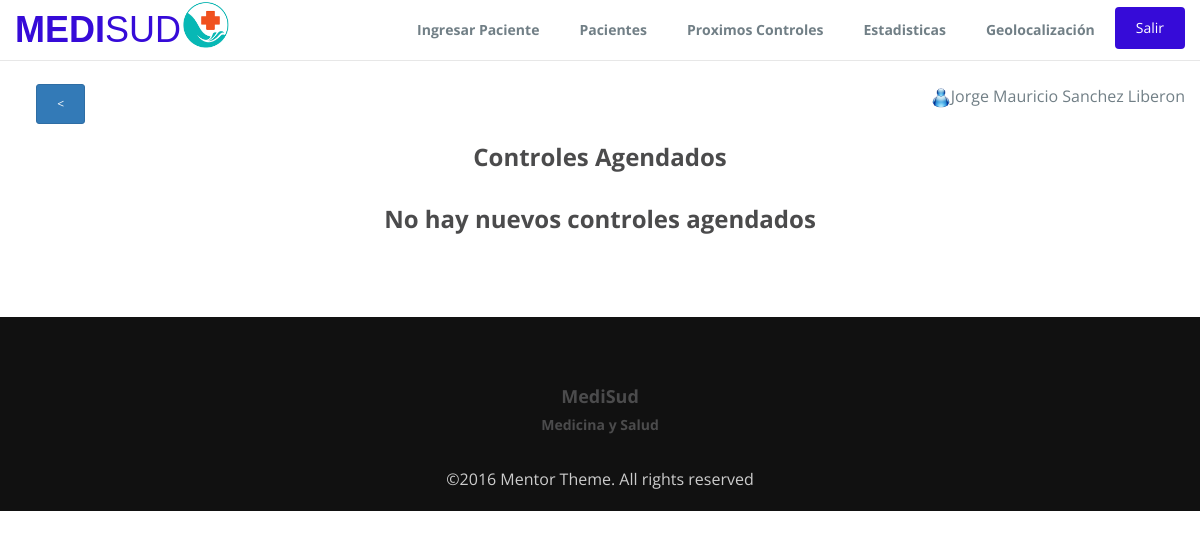
Before: /ProxControles.php (signed in) with the older database file.
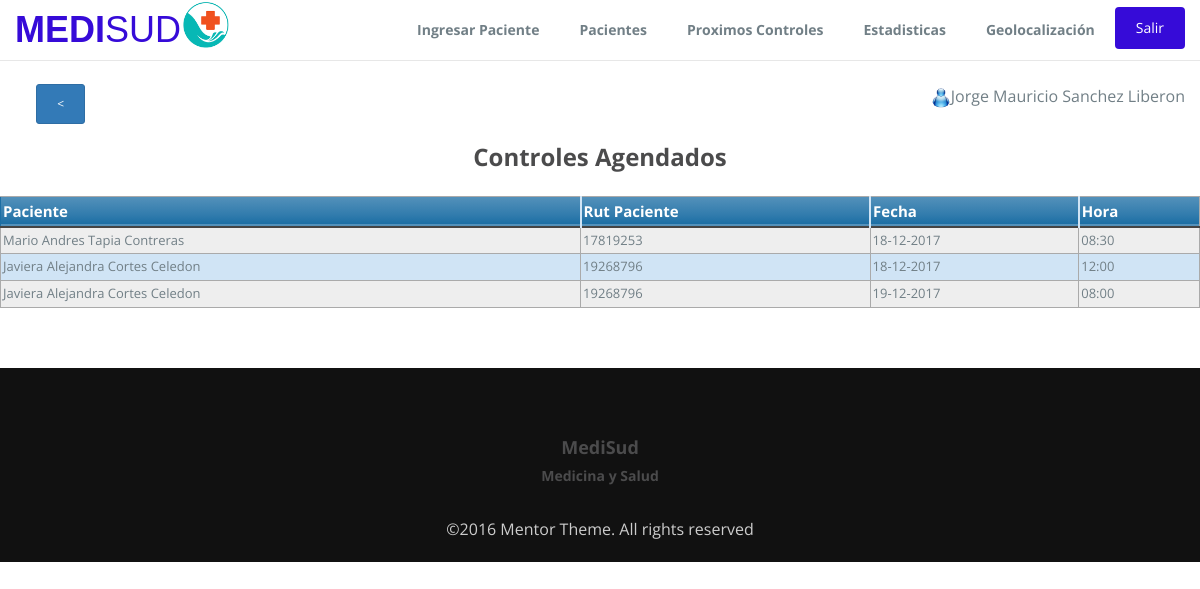
After: the same page with the newer database file.
### tables this page shows
CREATE TABLE `agendarcontrol` (
  `nombrePac` varchar(80) NOT NULL,
  `rutPac` int(8) NOT NULL,
  `nombreMed` varchar(80) NOT NULL,
  `fecha` varchar(10) NOT NULL,
  `hora` varchar(8) NOT NULL
);

### ProxControles.php (the view, shortened to what this page needs)
<!DOCTYPE html>
<html lang="en">
  <head>
    <link rel="stylesheet" type="text/css" href="css/font-awesome.min.css">
    <link rel="stylesheet" type="text/css" href="css/bootstrap.min.css">
    <link rel="stylesheet" type="text/css" href="css/imagehover.min.css">
    <link rel="stylesheet" type="text/css" href="css/style.css">
    <link rel="stylesheet" type="text/css" href="css/tabla.css">
  </head>
  <body>
    <nav class="navbar navbar-default navbar-fixed-top">
      <div class="container">
        <div class="navbar-header">
            <a class="navbar-brand" href="accesoPac.php">MEDI<span>SUD</span></a><img src="img/logo2.png" width="50" />
        </div>
        <div class="collapse navbar-collapse" id="myNavbar">
        <ul class="nav navbar-nav navbar-right">
            <li><a href="formPac.php">Ingresar Paciente</a></li>
            <li><a href="pacientes.php">Pacientes</a></li>
            <li><a href="ProxControles.php">Proximos Controles</a></li>
            <li><a href="estadisticas.php">Estadisticas</a></li>
            <li><a href="mapa.php">Geolocalización</a></li>
            <li><form action="ProxControlesPac.php" method="post">
                    <button type="submit" class="btn btn-green btn-block btn-flat" name="salir" style="margin-top:10%">Salir</button>
            </form>
            </li>
        </ul>
        </div>
      </div>
    </nav>
    <section id ="feature" class="section-padding">
        <div class="container">
            <div class="row" style="text-align: right">
              <?php
                echo '<br><div class="row">
                    <div class="col-md-1">
                        <form action="accesoMed.php">
                            <button type="submit" class="btn btn-primary btn-xs"> < </button>
                        </form>
                    </div>
                    <div class="col-md-11">
                        <p style="text-align:right"><img src="img/blue.png" width="20" />'.$_SESSION['nombre'].'</p>
                    </div>
                </div>';
              ?>
          </div>
            <div class="row">
                <div class="header-section text-center">
                    <h2>Controles Agendados</h2>
                </div>
            <?php
                $usu = $_SESSION['nombre'];
                $hoy = getdate();
                $d = $hoy['mday'];
                $m = $hoy['mon'];
                $y = $hoy['year'];
                require 'conexion.php';
                $sql="SELECT *FROM agendarcontrol WHERE nombreMed='$usu'";
                $result=$conn->query($sql);
                if($result->num_rows>0){
                    echo '<div class="row">
                                <div class="feature-info">
                                <table class="pacientes">
                                <thead>
                                <tr>
                                <th>Paciente</th>
                                <th>Rut Paciente</th>
                                <th>Fecha</th>
                                <th>Hora</th>
                                </tr>
                                </thead>
                                <tbody>';
                    while($row = $result->fetch_assoc()){
                        $fec = explode("-",$row['fecha']);
                        $dia = $fec[0];
                        $mes = $fec[1];
                        $ano = $fec[2];
                        if($dia>=$d && $mes>=$m && $ano>=$y){
                            echo'<tr>
                                <td>'. $row['nombrePac'] . '</td>
                                <td>'. $row['rutPac'] . '</td>
                                <td>'. $row['fecha'].'</td>
                                <td>'.$row['hora'].'</td>
                            </tr>';
                        }
                    }
                    echo '</tbody></table>'
                        . '</div>
                        </div>';
                }else{
                    echo '<center><h2>No hay nuevos controles agendados</h2></center>';
                }
            ?>
            </div>
        </div>
    </section>
    <footer id="footer" class="footer">
      <div class="container text-center">
      <h4>MediSud</h4>
      <h5>Medicina y Salud</h5>
      <br>©2016 Mentor Theme. All rights reserved
      </div>
    </footer>
  </body>
</html>

Changed rows visible on the page:
added agendarcontrol: nombrePac "Mario Andres Tapia Contreras", rutPac "17819253", fecha "18-12-2017", hora "08:30"
added agendarcontrol: nombrePac "Javiera Alejandra Cortes Celedon", rutPac "19268796", fecha "18-12-2017", hora "12:00"
added agendarcontrol: nombrePac "Javiera Alejandra Cortes Celedon", rutPac "19268796", fecha "19-12-2017", hora "08:00"
Other visible differences:
text no longer shown: "No hay nuevos controles agendados"
text now shown: "Paciente Rut Paciente Fecha Hora"
